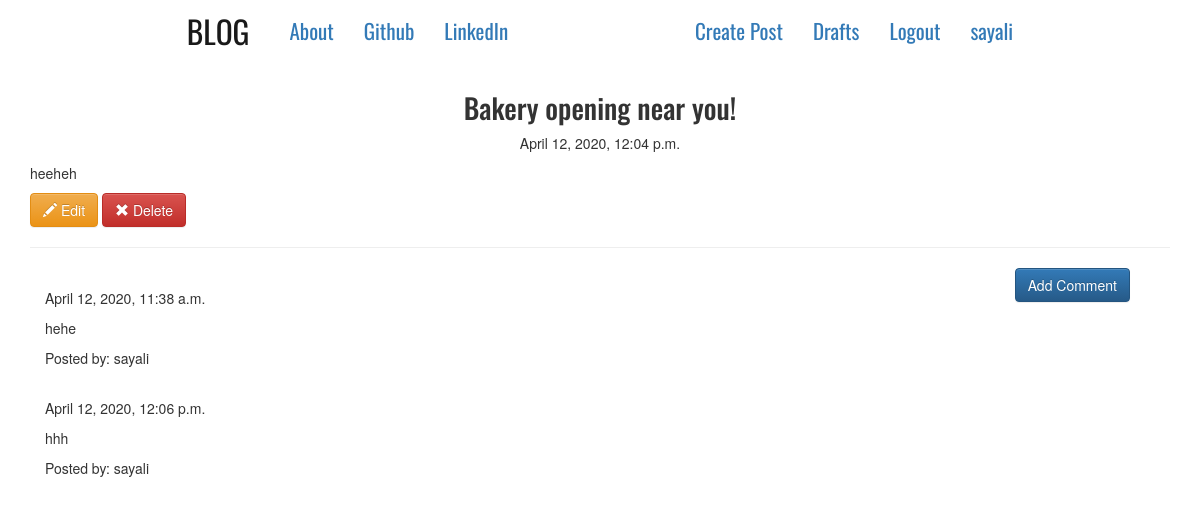
Screenshot of /post/3 (signed in) with the database file from the repository.
### blogapp/models.py (models this page shows, shortened)
class Post(models.Model):
    author = models.ForeignKey('auth.User', on_delete=models.CASCADE)
    title = models.CharField(max_length=70)
    text = models.TextField()
    create_date = models.DateTimeField(default=timezone.now) # current date and time is set as create_date
    published_date = models.DateTimeField(blank=True, null=True)

class Comments(models.Model):
    post = models.ForeignKey('blogapp.Post', related_name='comments', on_delete=models.CASCADE)
    author = models.CharField(max_length=30)
    text = models.TextField()
    create_date = models.DateTimeField(default=timezone.now())
    approved_comment = models.BooleanField(default=False)

### blogapp/views.py (the view)
# urls.py: url(r'^post/(?P<pk>\d+)$', views.PostDetailView.as_view(), name='post_detail'),
class PostDetailView(DetailView):
    model = Post

### blogapp/templates/blogapp/post_detail.html (shortened to what this page needs)
{% extends 'blogapp/base.html' %}
{% block body_block %}
<h2 class="post-title loader">{{ post.title }}</h2>
{% if post.published_date %}
<div class="date post-date">{{ post.published_date }}</div>
{% else %}
<a href="{% url 'publish_post' pk=post.pk %}" class="btn btn-primary" style="position: relative;">Publish Post</a>
{% endif %}
<p class="post-content">{{ post.text|safe|linebreaksbr }}</p>
{% if user.is_authenticated %}
<a href="{% url 'post_update' pk=post.pk %}" class="btn btn-warning"><span class="glyphicon glyphicon-pencil"></span>
    Edit</a>
<a href="{% url 'post_delete' pk=post.pk %}" class="btn btn-danger"><span class="glyphicon glyphicon-remove"></span> Delete</a>
{% endif %}
<hr>
<a href="{% url 'add_comment_to_post' pk=post.pk %}" class="btn btn-primary comment-btn">Add Comment</a>
<div class="container">
    {% for comment in post.comments.all %}
    <br>
    {% if user.is_authenticated or comment.approved_comment %}
        {{ comment.create_date }}
            <p>{{ comment.text|safe|linebreaksbr }}</p>
            <p>Posted by: {{ comment.author }}</p>
        {% endif %}
        {% empty %}
        <p>-- No comments --</p>
    {% endfor %}
</div>
{% endblock %}

### blogapp/templates/blogapp/base.html (shortened to what this page needs)
<!DOCTYPE html>
{% load static %}
<html lang="en">
<head>
    <link rel="stylesheet" href="https://stackpath.bootstrapcdn.com/bootstrap/4.4.1/css/bootstrap.min.css"
>
    <link rel="stylesheet" href="https://maxcdn.bootstrapcdn.com/bootstrap/3.3.7/css/bootstrap.min.css"
>
    <link rel="stylesheet" href="https://maxcdn.bootstrapcdn.com/bootstrap/3.3.7/css/bootstrap-theme.min.css"
>
    <link rel="stylesheet" href="//cdn.jsdelivr.net/npm/medium-editor@latest/dist/css/medium-editor.min.css"
        type="text/css" media="screen" charset="utf-8">
    <link rel="stylesheet" href="{% static 'css/blog.css' %}">
</head>
<body>
    <nav class="navbar navbar-expand navbar-light navfont">
        <div class="container">
            <ul class="nav navbar-nav">
                <li><a href="{% url 'post_list' %}" class="navbar-brand bigbrand">BLOG</a></li>
                <li><a href="{% url 'about' %}" class="nav-item">About</a></li>
                <li><a href="https://github.com/sayali1008" class="nav-item">Github</a></li>
                <li><a href="https://www.linkedin.com/in/sayali-moghe-079481193/">LinkedIn</a></li>
            </ul>
            <ul class="nav navbar-nav navbar-right">
                {% if user.is_authenticated %}
                <li><a href="{% url 'post_create' %}">Create Post</a></li>
                <li><a href="{% url 'post_drafts' %}">Drafts</a></li>
                <li><a href="{% url 'logout' %}">Logout</a></li>
                <li><a href="">{{ user.username }}</a></li>
                {% else %}
                <li><a href="{% url 'login' %}"><span class="glyphicon glyphicon-user"></span> Login</a></li>
                {% endif %}
            </ul>
        </div>
    </nav>
    <div class="container body-block">
        <div class="row">
                <div class="blog-post">
                    {% block body_block %}
                    {% endblock %}
                </div>
        </div>
    </div>
</body>
</html>

### blogapp/static/css/blog.css (style rules this page uses)
.loader { position: relative; filter: hue-rotate(0deg); color: linear-gradient(45deg, #0f8, #08f); animation: hue 10000ms infinite linear; }
.navfont { font-family: 'Oswald', sans-serif; font-size: 1.5em; margin-bottom: 0.5em; }
.bigbrand { font-size: 1.5em; }
.post-date { text-align: center; }
.post-title { font-family: 'Oswald', sans-serif; font-size: 2em; text-align: center; }
.post-content { font-family: 'Raleway', sans-serif; font-size: 2em; }
.comment-btn { position: absolute; right: 70px; }

### rows the page displays
Post: title "Bakery opening near you!", published_date "April 12, 2020, 12:04 p.m.", text "heeheh"
Comments: create_date "April 12, 2020, 11:38 a.m.", text "hehe", author "sayali"
Comments: create_date "April 12, 2020, 12:06 p.m.", text "hhh", author "sayali"

### other values shown
{{ user.username }} "sayali"
